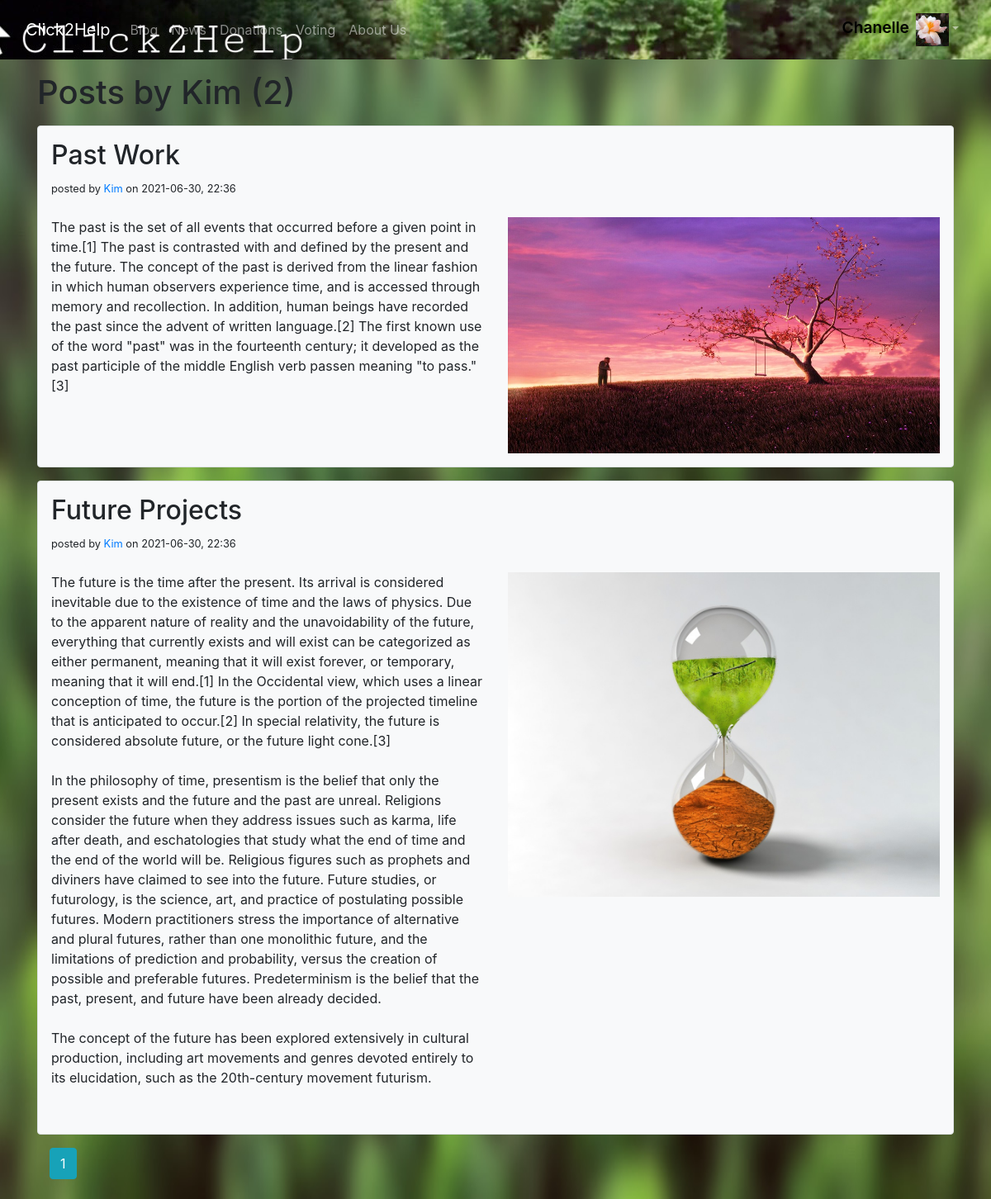
Page /news/Kim (signed in) on the committed database.
### website/models.py (models this page shows, shortened)
class User(db.Model, UserMixin):
    id = db.Column(db.Integer, primary_key=True)
    email = db.Column(db.String(150), unique=True)
    password = db.Column(db.String(150))
    user_name = db.Column(db.String(150), unique=True)
    displayed_name = db.Column(db.String(150))
    is_user = db.Column(db.Boolean, default=False)
    is_charity = db.Column(db.Boolean, default=False)
    is_mod = db.Column(db.Boolean, default=False)
    is_company = db.Column(db.Boolean, default=False)
    image_file = db.Column(db.String(50), nullable=False, default='default.jpg')
    has_voted = db.Column(db.Boolean, default=False)
    all_donations = db.Column(db.String(100), default="0")
    description = db.Column(db.String(1000), default="")
    street = db.Column(db.String(50), default="")
    postalcode = db.Column(db.String(50), default="")
    city = db.Column(db.String(50), default="")
    link = db.Column(db.String(200), default="")
    phone_number = db.Column(db.String(50), default="")

class NewsPost(db.Model):
    id = db.Column(db.Integer, primary_key=True)
    title = db.Column(db.String(150), nullable=False, unique=True)
    content = db.Column(db.Text, nullable=False)
    posted_by = db.Column(db.String(150), nullable=False, default='N/A')
    posted_on = db.Column(db.DateTime, nullable=False, default=datetime.now())
    news_image = db.Column(db.String(50))

### website/views.py (the view)
@views.route("/news/<string:posted_by>")
@login_required
def mod_posts(posted_by):
    page = request.args.get('page', 1, type=int)
    poster = NewsPost.query.filter_by(posted_by=posted_by).first_or_404()
    posts = NewsPost.query.filter_by(posted_by=posted_by).order_by(
        NewsPost.posted_on.desc()).paginate(page=page, per_page=5)
    return render_template('news_posts.html', posts=posts, user=current_user, poster=poster)

### website/__init__.py (called while the page is built)
def create_app():
    from .views import views
    from .auth import auth
    app.register_blueprint(views, url_prefix='/')
    app.register_blueprint(auth, url_prefix='/')
    from .models import User, BlogPost, Voting
    create_database(app)
    login_manager = LoginManager()
    login_manager.login_view = 'auth.login'
    login_manager.init_app(app)
    @login_manager.user_loader
    def load_user(id):
        return User.query.get(int(id))
    return app

### website/templates/news_posts.html (shortened to what this page needs)
{% extends "base.html" %} {% block title %}Sorted Posts{% endblock %}
{% block content %}
    <div class="mt-3">
        <h1 style="display: inline"> Posts by {{ poster.posted_by }} ({{ posts.total }}) </h1>
    </div>
    {% for post in posts.items %}
    <div class="container p-3 border bg-light rounded mt-3">
        <div class="row">
        <div class="col-6">
    <h2>{{post.title}}</h2>
    <small>posted by <a href="{{ url_for('views.profiles', posted_by=post.posted_by) }}">{{post.posted_by}} </a> on {{post.posted_on.strftime("%Y-%m-%d, %H:%M")}}</small>
    </div>
    <div class="col-6 text-right">
    </div>
    <div class="col-6 mt-4">
    <p style="white-space: pre-wrap">{{post.content}}</p>
    <br>
    </div>
    <div class="col-6 mt-4">
    {% if post.news_image %}
    <img class="img-fluid" src="/static/images/{{ post.news_image }}">
    {% endif %}
    </div></div></div>
    {% endfor %}
    <div class="col-12 mt-3">
    {% for page_num in posts.iter_pages(left_edge=1, right_edge=1, left_current=1, right_current=2) %}
        {% if page_num %}
            {% if posts.page == page_num %}
                <a class="btn btn-info mb-4" href="{{ url_for('views.mod_posts', posted_by=poster.posted_by, page=page_num) }}">{{ page_num }}</a>
            {% else %}
                <a class="btn btn-outline-info mb-4" href="{{ url_for('views.mod_posts', posted_by=poster.posted_by, page=page_num) }}">{{ page_num }}</a>
            {% endif %}
        {% else %}
            ...
        {% endif %}
    {% endfor %}
</div>
{% endblock %}

### website/templates/base.html (shortened to what this page needs)
<!DOCTYPE html>
<html>
  <head>
    <link
    rel="stylesheet"
    href="https://stackpath.bootstrapcdn.com/bootstrap/4.4.1/css/bootstrap.min.css"
    />
    <link
    rel="stylesheet"
    href="https://stackpath.bootstrapcdn.com/font-awesome/4.7.0/css/font-awesome.min.css"
    />
    <link rel="stylesheet" href="{{url_for('static', filename='style.css')}}">
  </head>
  <body>
    <nav class="navbar navbar-expand-lg navbar-dark banner navbar-color">
      <div class="container-fluid">
        <a class="navbar-brand" id="home" href="/">Click2Help</a>
      <div class="collapse navbar-collapse navbar-nav" id="navbarNavDropdown">
          {% if user.is_authenticated %}
          <a class="nav-item nav-link" id="blog" href="/blog">Blog</a>
          <a class="nav-item nav-link" id="news" href="/news">News</a>
          {% if user.is_user or user.is_company %}
          <a class="nav-item nav-link" id="donations" href="/donations">Donations</a>
          {% endif %}
          {% if user.is_user or user.is_charity %}
          <a class="nav-item nav-link" id="voting" href="/voting">Voting</a>
          {% endif %}
          <a class="nav-item nav-link" id="login" href="/about_us">About Us</a>
          <ul class="navbar-nav ml-auto">
            <li class="nav-item dropdown">
          <a class="nav-link dropdown-toggle" href="#" id="navbarDropdownMenuLink" role="button" data-bs-toggle="dropdown" aria-expanded="false"><span class="banner-text">{{user.displayed_name}}</span><img class="ml-2" src="/static/images/{{ user.image_file }}" alt="" width="40" height="40"></a>
            </li></ul>
          {% endif %}
        </div>
      </div>
    </nav>
    <div class="container">{% block content %} {% endblock %}</div>
  </body>
</html>

### website/static/style.css (style rules this page uses)
body { background-image: url("./images/Background1.JPEG"); background-repeat: no-repeat; background-attachment: fixed; background-size: 100% 100%; }
.banner { background-image: url("./images/Banner2.JPEG"); background-repeat: no-repeat; background-position: right; max-width: 100%; max-height: auto; }
.navbar-color { background-color: black; }
.banner-text { color:black; font-weight: 600; font-size:larger; }

### rows in the picture
User: displayed_name "Chanelle", image_file (picture)
NewsPost: posted_by "Kim", title "Future Projects", posted_on "2021-06-30, 22:36", content "The future is the time after the present. Its arrival is considered inevitable due to the existence of time and the laws of physics. Due to the apparent nature of reality and the unavoidability of the future, everything that currently exists and will exist can be categorized as either permanent, meaning that it will exist forever, or temporary, meaning that it will end.[1] In the Occidental view, which uses a linear conception of time, the future is the portion of the projected timeline that is anticipated to occur.[2] In special relativity, the future is considered absolute future, or the future light cone.[3] In the philosophy of time, presentism is the belief that only the present exists…", news_image (picture)
NewsPost: title "Past Work", posted_by "Kim", posted_on "2021-06-30, 22:36", content "The past is the set of all events that occurred before a given point in time.[1] The past is contrasted with and defined by the present and the future. The concept of the past is derived from the linear fashion in which human observers experience time, and is accessed through memory and recollection. In addition, human beings have recorded the past since the advent of written language.[2] The first known use of the word \"past\" was in the fourteenth century; it developed as the past participle of the middle English verb passen meaning \"to pass.\"[3]", news_image (picture)

### other values in the picture
{{ posts.total }} "2"
{{ page_num }} "1"
